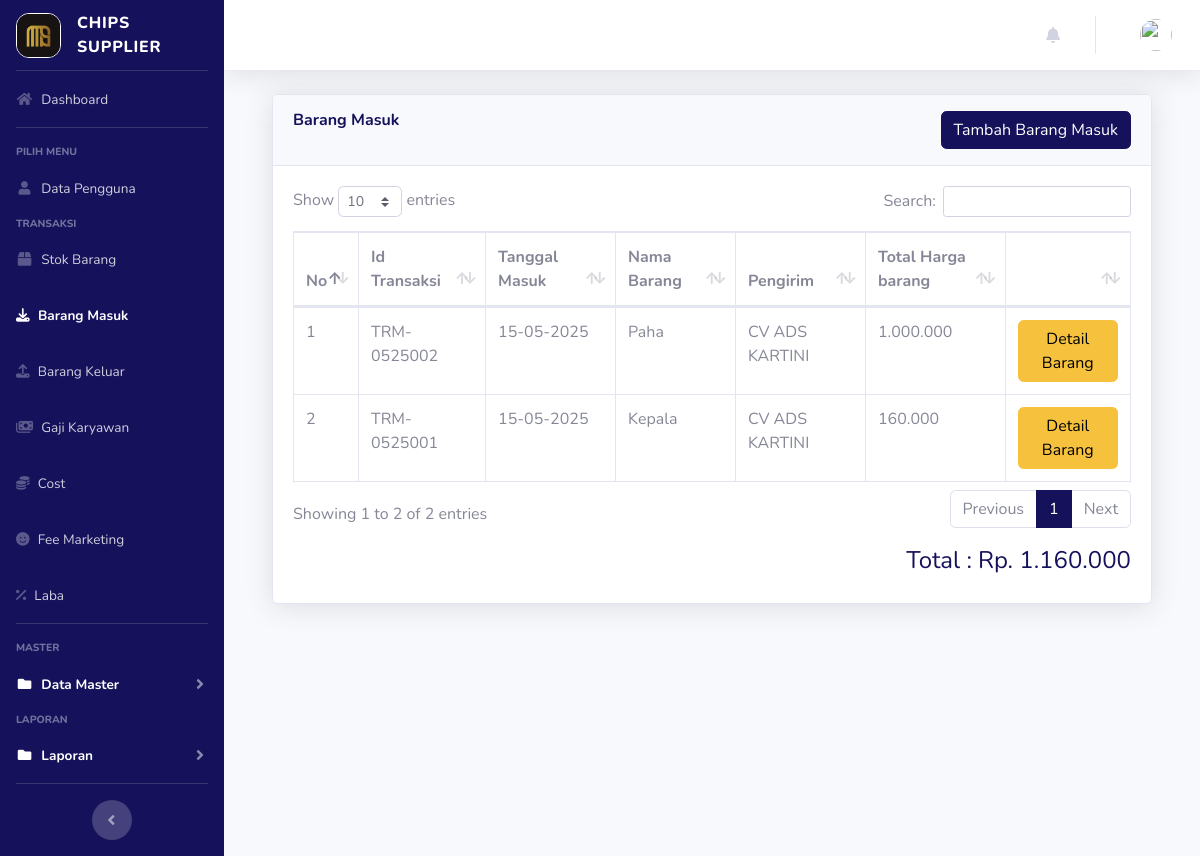
The app's page /index.php?page=barangmasuk (signed in) with its own data.
### tables this page shows
CREATE TABLE `barang_masuk` (
  `id` int NOT NULL AUTO_INCREMENT,
  `id_transaksi` varchar(100) NOT NULL,
  `tanggal` date NOT NULL,
  `pengirim` varchar(100) NOT NULL,
  `total_harga_barang` bigint NOT NULL,
  PRIMARY KEY (`id`)
);

### page/barangmasuk/barangmasuk.php (the view, shortened to what this page needs)
<?php
$query = $koneksi->query("SELECT SUM(total_harga_barang) AS total FROM barang_masuk");
$row = $query->fetch_assoc();
$total = $row['total'];
if ($_SESSION['admin']) {
  $user = $_SESSION['admin'];
}
$sql = $koneksi->query("select * from users where id='$user'");
$dataUser = $sql->fetch_assoc();
?>
<div class="container-fluid">
  <div class="card shadow mb-4">
    <div class="card-header py-3" style="display: flex; justify-content: space-between;">
      <h6 class="m-0 font-weight-bold text-primary">Barang Masuk</h6>
      <?php
      if ($dataUser['level'] != 'marketing' && $dataUser['level'] != 'keuangan') {
      ?>
        <a href="?page=barangmasuk&aksi=tambahbarangmasuk" class="btn btn-primary">Tambah Barang Masuk</a>
      <?php } ?>
    </div>
    <div class="card-body">
      <div class="table-responsive">
        <table class="table table-bordered" id="dataTable" width="100%" cellspacing="0">
          <thead>
            <tr>
              <th>No</th>
              <th>Id Transaksi</th>
              <th>Tanggal Masuk</th>
              <th>Nama Barang</th>
              <th>Pengirim</th>
              <th>Total Harga barang</th>
              <?php
              if ($dataUser['level'] != 'marketing' && $dataUser['level'] != 'keuangan') {
              ?>
                <th></th>
              <?php } else { ?>
                <th></th>
              <?php } ?>
            </tr>
          </thead>
          <tbody>
            <?php
            $no = 1;
            $sql = $koneksi->query("
              SELECT bm.id, bm.id_transaksi, bm.tanggal, bm.pengirim, bm.total_harga_barang,
                    GROUP_CONCAT(bmi.nama_barang ORDER BY bmi.id SEPARATOR ', ') AS nama_barang
              FROM barang_masuk bm
              LEFT JOIN barang_masuk_items bmi ON bm.id = bmi.id_barang_masuk
              GROUP BY bm.id, bm.id_transaksi, bm.tanggal, bm.pengirim, bm.total_harga_barang ORDER BY bm.id DESC
          ");
            while ($data = $sql->fetch_assoc()) {
            ?>
              <tr>
                <td><?php echo $no++; ?></td>
                <td><?php echo $data['id_transaksi'] ?></td>
                <td><?php echo date("d-m-Y", strtotime($data["tanggal"])) ?></td>
                <td><?php echo $data['nama_barang'] ?></td>
                <td><?php echo $data['pengirim'] ?></td>
                <td><?php echo number_format($data['total_harga_barang'], 0, '', '.') ?></td>
                <td>
                  <a class="btn btn-warning" style="color:black;" data-toggle="modal" data-target="#detailBarang<?= $data['id'] ?>">
                    Detail Barang
                  </a>
                </td>
              </tr>
            <?php } ?>
          </tbody>
        </table>
        <h4 class="text-right mt-3 text-primary">Total : Rp. <?php echo number_format($total, 0, '', '.') ?></h4>
      </div>
    </div>
  </div>
</div>

### records on screen
barang_masuk: id_transaksi "TRM-0525002", tanggal "15-05-2025", nama_barang "Paha", pengirim "CV ADS KARTINI", total_harga_barang "1.000.000"
barang_masuk: id_transaksi "TRM-0525001", tanggal "15-05-2025", nama_barang "Kepala", pengirim "CV ADS KARTINI", total_harga_barang "160.000"

### other values on screen
$total "1.160.000"
